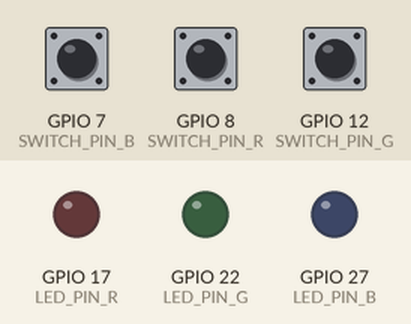
This program was run on a simulated Raspberry Pi (BCM pin numbers). Shown: output pins drawn as LEDs (lit = HIGH). The test bench sets the inputs (shaded band); at power-on: GPIO 7 (SWITCH_PIN_B) LOW, GPIO 8 (SWITCH_PIN_R) LOW, GPIO 12 (SWITCH_PIN_G) LOW. What the program prints to the terminal is not drawn.

Above: at 1.2 s.
1.3 s: GPIO 7 (SWITCH_PIN_B) pulled HIGH for 0.15 s
At 1.37 s:
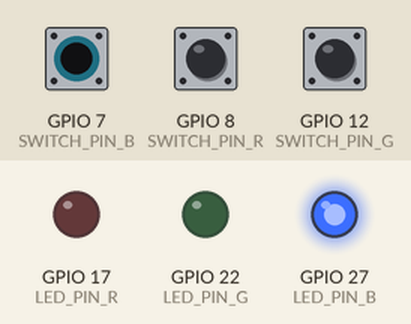
2.9 s: GPIO 8 (SWITCH_PIN_R) pulled HIGH for 0.15 s
At 2.97 s:
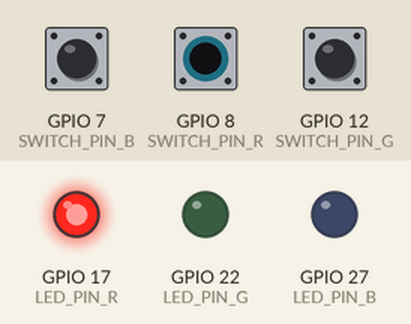
4.5 s: GPIO 12 (SWITCH_PIN_G) pulled HIGH for 0.15 s
At 4.57 s:
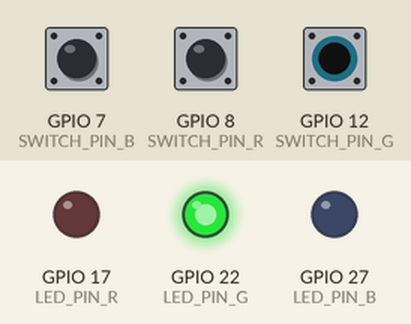
6.1 s: GPIO 7 (SWITCH_PIN_B) pulled HIGH for 3.2 s
At 7.5 s:
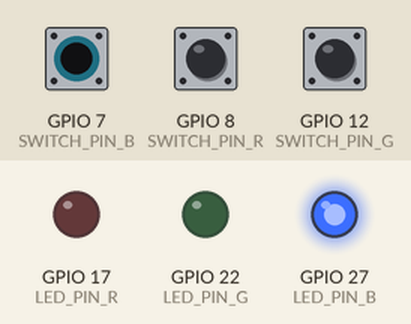
10.8 s: GPIO 7 (SWITCH_PIN_B) driven HIGH and GPIO 8 (SWITCH_PIN_R) driven HIGH
At 11.4 s:
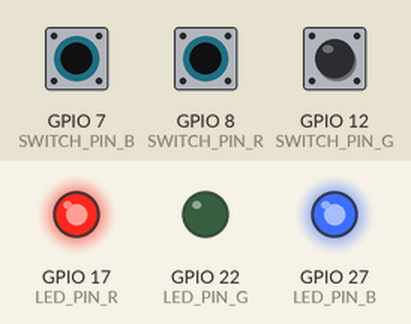
12.3 s: GPIO 12 (SWITCH_PIN_G) pulled HIGH for 1 s
At 13.1 s:
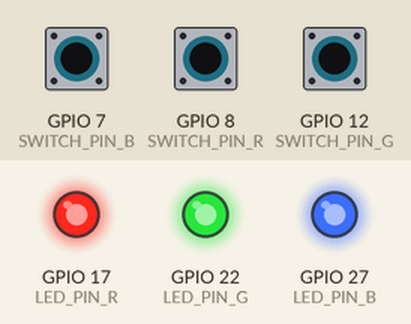
Timing chart, 0 to 15.3 s (numbered marks = the images above; inputs shaded):
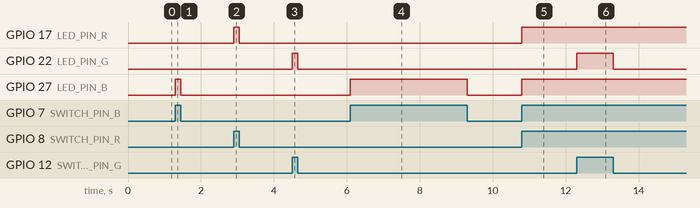

Measured:
- after the input at 1.3 s, GPIO 27 (LED_PIN_B): LOW → HIGH at once, → LOW 0.15 s later
- after the input at 2.9 s, GPIO 17 (LED_PIN_R): LOW → HIGH at once, → LOW 0.15 s later
- after the input at 4.5 s, GPIO 22 (LED_PIN_G): LOW → HIGH at once, → LOW 0.15 s later
- after the input at 6.1 s, GPIO 27 (LED_PIN_B): LOW → HIGH at once, → LOW 3.2 s later
- after the input at 10.8 s, GPIO 17 (LED_PIN_R), GPIO 27 (LED_PIN_B): LOW → HIGH at once
- after the input at 12.3 s, GPIO 22 (LED_PIN_G): LOW → HIGH at once, → LOW 1.0 s later

The program:

led3.py
```python
import RPi.GPIO as GPIO

SWITCH_PIN_R = 8
SWITCH_PIN_B = 7
SWITCH_PIN_G = 12

LED_PIN_R = 17
LED_PIN_B = 27
LED_PIN_G= 22


GPIO.setmode(GPIO.BCM)
GPIO.setup(SWITCH_PIN_R, GPIO.IN, pull_up_down = GPIO.PUD_DOWN)
GPIO.setup(SWITCH_PIN_B, GPIO.IN, pull_up_down = GPIO.PUD_DOWN)
GPIO.setup(SWITCH_PIN_G, GPIO.IN, pull_up_down = GPIO.PUD_DOWN)

GPIO.setup(LED_PIN_R, GPIO.OUT)
GPIO.setup(LED_PIN_G, GPIO.OUT)
GPIO.setup(LED_PIN_B, GPIO.OUT)

try:
    while True:
        val = GPIO.input(SWITCH_PIN_R)
        print(val)
        GPIO.output(LED_PIN_R, val)

        val = GPIO.input(SWITCH_PIN_G)
        print(val)
        GPIO.output(LED_PIN_G, val)

        val = GPIO.input(SWITCH_PIN_B)
        print(val)
        GPIO.output(LED_PIN_B, val)
finally:
    GPIO.cleanup()
    print('clean up and exit')
```
